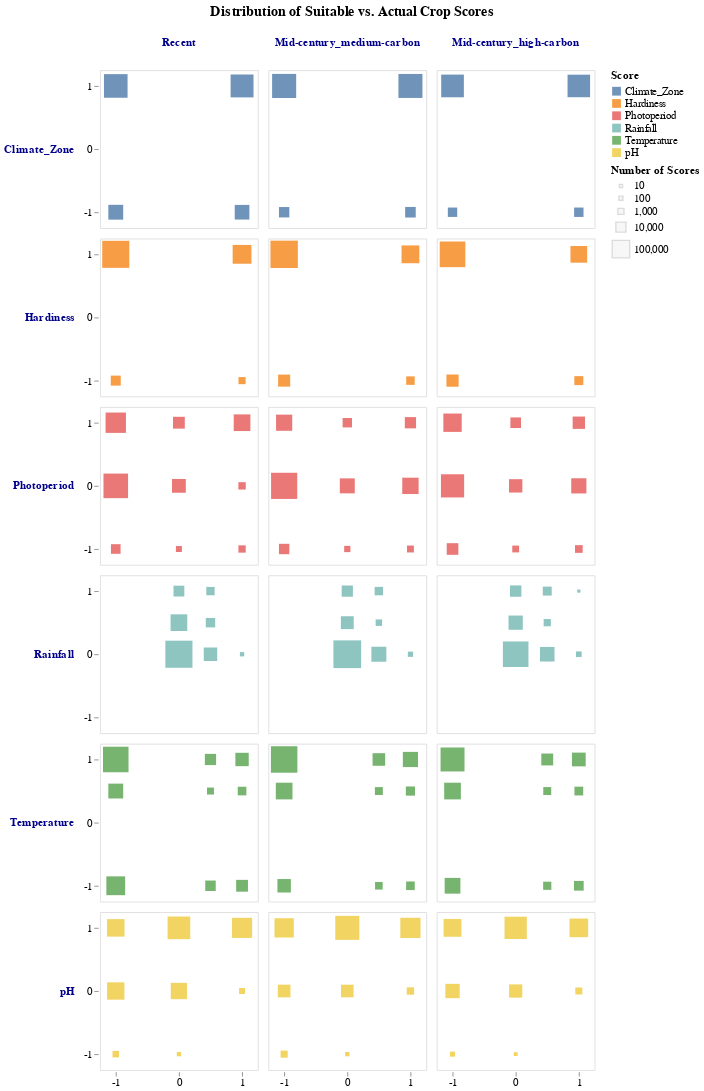

Write notebook code for a chart like this one.
### Code cell
# Define a custom sort order for the 'scores' column
sort_order = alt.Sort(['Overall', 'Climate_Zone', 'Hardiness', 'Photoperiod', 'Rainfall', 'Temperature', 'pH'])

# If you want "Total" at the bottom, just place it at the end of the list
sort_order_bottom = alt.Sort(['Climate_Zone', 'Hardiness', 'Photoperiod', 'Rainfall', 'Temperature', 'pH', 'Overall'])

facet_column_order = ['Recent', 'Mid-century_medium-carbon', 'Mid-century_high-carbon',]

facet_chart_with_totals = alt.Chart(
    # comparison_df_with_overall
    comparison_df_grouped_filled
).encode(
    x=alt.X('score_actual:N', 
            title='', 
            axis=alt.Axis(values=[-1, 0, 1],
                          offset=1, 
                          domain=False, 
                          labelAngle=0
                         )
           ),
    y=alt.Y('score_suitable:N', 
            title='', 
            scale=alt.Scale(reverse=True,), 
            axis=alt.Axis(values=[-1, 0, 1],
                          offset=1, 
                          domain=False,
                          labelAngle=0,
                         )
           ),

     size=alt.Size(
        'count_sqrt:Q',
        scale=alt.Scale(range=[10,1000]),
        legend=alt.Legend(title="Number of Scores",  # Set the legend title
                          titleColor='black',  # Set the title color
                          titleFontSize=13,
                          labelColor='black',  # Set the label color
                          labelFontSize=12,
                          symbolStrokeColor='lightgrey',  # Set the symbol border color
                           symbolFillColor='whitesmoke',  # Set the symbol fill color
                          labelExpr="format(datum.value * datum.value, ',')",  # Square the value to show the original count
                          values=[10**0.5, 100**0.5, 1000**0.5, 10_000**0.5, 100_000**0.5],
        )
    ),
    
    opacity=alt.condition(
        alt.datum.count_sqrt > 1,  # If count_sqrt > 0
        alt.value(0.8),  # Set opacity to 0.5
        alt.value(0)  # Otherwise, set opacity to 0
    ),
    
    color=alt.Color(
        'scores:N',
        sort=sort_order,
        legend=alt.Legend(title='Score',
                          titleFontSize=13,
                          labelFontSize=12,
                          ),
        ),  # Use color to distinguish between score categories

    tooltip=[
        alt.Tooltip('scores:N', title='Score: '),
        alt.Tooltip('score_actual:N', title='Actual Score: '),
        alt.Tooltip('score_suitable:N', title='Suitable Score: '),
        alt.Tooltip('count:Q', title='Number of Scores: ', format=',')
    ],
    
).mark_square(
    # opacity=0.8,
).properties(
    width=180,
    height=180
).facet(
    row=alt.Row(
        'scores:N',
        sort=sort_order,
        header=alt.Header(
            labelFontSize=13,
            labelFontWeight='bold',
            labelAngle=0,  # Keep the labels horizontal
            labelAlign='left',  # Align labels to the left
            labelColor='darkblue',  # Customize label color
            title=None  # Remove the title
        )
    ),
    column=alt.Column(
        'scenario:N',
        sort=facet_column_order,
        header=alt.Header(
            labelFontSize=13,
            labelFontWeight='bold',
            labelAngle=0,  # Keep the labels horizontal
            labelAlign='center',  # Align labels to the center
            labelColor='darkblue',  # Customize label color
            title=None  # Remove the title
        )
    ),
    title=['Distribution of Suitable vs. Actual Crop Scores',""],
    spacing=10  # Adjust spacing between facets
# ).resolve_scale(
#     x='shared',
#     y='shared'
)

facet_chart_with_totals.configure_facet(
    spacing=10  # Adjust spacing between facets
).configure_axis(
    labelFontSize=12,
    titleFontSize=14
).configure_title(
    fontSize=16,
    anchor='middle',
    color='black'
)#.interactive()

### Figure 1 — Vega specification as saved in the notebook (floating-point values rounded to 4 significant figures; data arrays with more than 128 entries replaced by an {"elided": "..."} marker saying what was removed)
{"$schema": "https://vega.github.io/schema/vega/v5.json", "data": [{"name": "source_0"}, {"name": "column_domain", "values": [{"scenario": "Recent", "column_scenario_sort_index": 0.0}, {"scenario": "Mid-century_medium-carbon", "column_scenario_sort_index": 1.0}, {"scenario": "Mid-century_high-carbon", "column_scenario_sort_index": 2.0}]}, {"name": "row_domain", "values": [{"scores": "Climate_Zone", "row_scores_sort_index": 1.0}, {"scores": "Hardiness", "row_scores_sort_index": 2.0}, {"scores": "Photoperiod", "row_scores_sort_index": 3.0}, {"scores": "Rainfall", "row_scores_sort_index": 4.0}, {"scores": "Temperature", "row_scores_sort_index": 5.0}, {"scores": "pH", "row_scores_sort_index": 6.0}]}, {"name": "data_2"}, {"name": "data_2_x_domain_score_actual", "values": [{"score_actual": -1.0}, {"score_actual": -0.5}, {"score_actual": 0.0}, {"score_actual": 0.5}, {"score_actual": 1.0}]}, {"name": "data_2_y_domain_score_suitable", "values": [{"score_suitable": -1.0}, {"score_suitable": -0.5}, {"score_suitable": 0.0}, {"score_suitable": 0.5}, {"score_suitable": 1.0}]}, {"name": "source_0_color_domain_scores", "values": [{"scores": "Climate_Zone", "sort_field": 1.0}, {"scores": "Hardiness", "sort_field": 2.0}, {"scores": "Photoperiod", "sort_field": 3.0}, {"scores": "Rainfall", "sort_field": 4.0}, {"scores": "Temperature", "sort_field": 5.0}, {"scores": "pH", "sort_field": 6.0}]}, {"name": "data_2_size_domain_count_sqrt", "values": [{"min": 0.0, "max": 802.4}]}, {"name": "source_0_facet_facet0", "values": {"elided": "450 records"}}], "signals": [{"name": "child_width", "value": 180}, {"name": "child_height", "value": 180}], "marks": [{"type": "group", "name": "row_header", "from": {"data": "row_domain"}, "sort": {"field": "datum[\"row_scores_sort_index\"]", "order": "ascending"}, "encode": {"update": {"height": {"signal": "child_height"}}}, "axes": [{"scale": "y", "labelAlign": "right", "values": [-1, 0, 1], "domain": false, "grid": false, "offset": 1, "labelAngle": 0, "orient": "left", "zindex": 0}], "title": {"text": {"signal": "isValid(parent[\"scores\"]) ? parent[\"scores\"] : \"\"+parent[\"scores\"]"}, "fontWeight": "bold", "fontSize": 13, "orient": "left", "offset": 10, "baseline": "middle", "angle": 0, "style": "guide-label", "color": "darkblue", "frame": "group", "align": "left"}, "role": "row-header"}, {"type": "group", "name": "column_header", "from": {"data": "column_domain"}, "sort": {"field": "datum[\"column_scenario_sort_index\"]", "order": "ascending"}, "encode": {"update": {"width": {"signal": "child_width"}}}, "title": {"text": {"signal": "isValid(parent[\"scenario\"]) ? parent[\"scenario\"] : \"\"+parent[\"scenario\"]"}, "frame": "group", "baseline": "bottom", "angle": 0, "align": "center", "color": "darkblue", "style": "guide-label", "offset": 10, "fontWeight": "bold", "fontSize": 13}, "role": "column-header"}, {"type": "group", "name": "column_footer", "from": {"data": "column_domain"}, "sort": {"field": "datum[\"column_scenario_sort_index\"]", "order": "ascending"}, "encode": {"update": {"width": {"signal": "child_width"}}}, "axes": [{"scale": "x", "grid": false, "labelBaseline": "top", "zindex": 0, "orient": "bottom", "labelAngle": 0, "domain": false, "offset": 1, "values": [-1, 0, 1]}], "role": "column-footer"}, {"type": "group", "name": "cell", "from": {"facet": {"data": "source_0_facet_facet0", "name": "facet", "groupby": ["scores", "scenario"], "aggregate": {"fields": ["row_scores_sort_index", "column_scenario_sort_index"], "ops": ["max", "max"], "as": ["row_scores_sort_index", "column_scenario_sort_index"], "cross": true}}}, "sort": {"field": ["datum[\"row_scores_sort_index\"]", "datum[\"column_scenario_sort_index\"]"], "order": ["ascending", "ascending"]}, "encode": {"update": {"height": {"signal": "child_height"}, "width": {"signal": "child_width"}}}, "data": [{"name": "data_0", "source": "facet", "transform": [{"type": "project", "fields": ["count", "count_sqrt", "score_actual", "score_suitable", "scores"]}]}], "marks": [{"type": "symbol", "name": "child_marks", "from": {"data": "data_0"}, "encode": {"update": {"tooltip": {"signal": "{\"Score: \": isValid(datum[\"scores\"]) ? datum[\"scores\"] : \"\"+datum[\"scores\"], \"Actual Score: \": isValid(datum[\"score_actual\"]) ? datum[\"score_actual\"] : \"\"+datum[\"score_actual\"], \"Suitable Score: \": isValid(datum[\"score_suitable\"]) ? datum[\"score_suitable\"] : \"\"+datum[\"score_suitable\"], \"Number of Scores: \": format(datum[\"count\"], \",\")}"}, "fill": {"field": "scores", "scale": "color"}, "x": {"field": "score_actual", "scale": "x"}, "size": {"field": "count_sqrt", "scale": "size"}, "shape": {"value": "square"}, "y": {"field": "score_suitable", "scale": "y"}, "opacity": [{"value": 0.8, "test": "(datum.count_sqrt > 1)"}, {"value": 0}]}}, "style": ["square"]}], "style": "cell"}], "scales": [{"name": "x", "type": "point", "domain": {"data": "data_2_x_domain_score_actual", "field": "score_actual", "sort": true}, "range": [0, {"signal": "child_width"}], "padding": 0.5}, {"name": "y", "type": "point", "domain": {"data": "data_2_y_domain_score_suitable", "field": "score_suitable", "sort": true}, "range": [0, {"signal": "child_height"}], "padding": 0.5, "reverse": true}, {"name": "color", "type": "ordinal", "domain": {"data": "source_0_color_domain_scores", "field": "scores", "sort": {"op": "max", "field": "sort_field"}}, "range": "category"}, {"name": "size", "type": "linear", "domain": [{"signal": "(data(\"data_2_size_domain_count_sqrt\")[0] || {}).min"}, {"signal": "(data(\"data_2_size_domain_count_sqrt\")[0] || {}).max"}], "range": [10, 1000], "zero": true}], "title": {"text": ["Distribution of Suitable vs. Actual Crop Scores", ""], "anchor": "middle"}, "layout": {"padding": 10, "columns": {"signal": "length(data('column_domain'))"}, "bounds": "full", "align": "all"}, "legends": [{"labelFontSize": 12, "title": "Score", "titleFontSize": 13, "fill": "color", "symbolType": "square", "encode": {"symbols": {"update": {"opacity": {"value": 0.8}}}}}, {"labelColor": "black", "labelFontSize": 12, "symbolFillColor": "whitesmoke", "symbolStrokeColor": "lightgrey", "title": "Number of Scores", "titleColor": "black", "titleFontSize": 13, "values": [3.162, 10, 31.62, 100, 316.2], "size": "size", "symbolType": "square", "encode": {"symbols": {"update": {"opacity": {"value": 0.8}}}, "labels": {"update": {"text": {"signal": "format(datum.value * datum.value, ',')"}}}}}], "padding": 5, "config": {"axis": {"labelFontSize": 12, "titleFontSize": 14}, "style": {"group-title": {"fontSize": 16, "fill": "black"}}}, "background": "white"}
